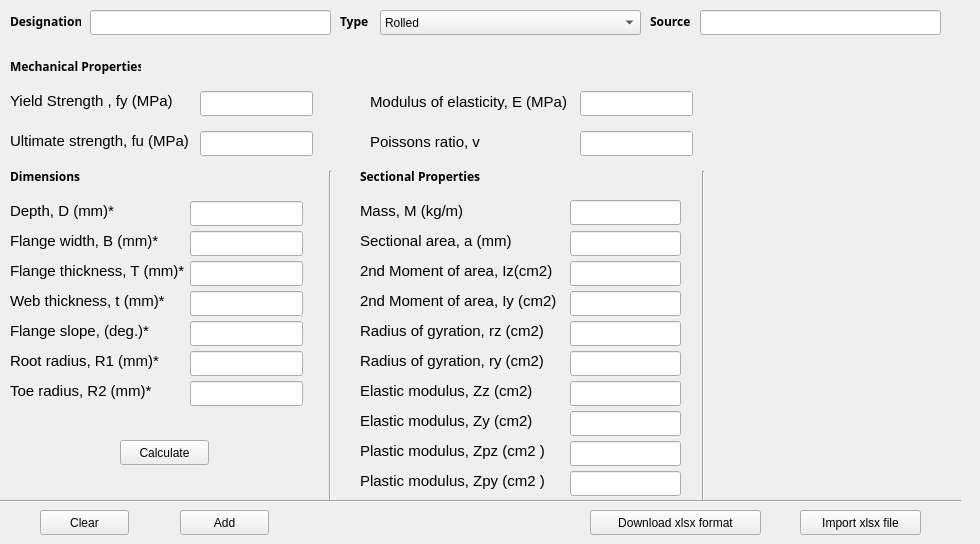
     <widget class="QWidget" name="tab_Beam">
      <attribute name="title">
       <string>Beam</string>
      </attribute>
      <widget class="QLabel" name="label_58">
       <property name="geometry">
        <rect>
         <x>370</x>
         <y>91</y>
         <width>201</width>
         <height>21</height>
        </rect>
       </property>
       <property name="font">
        <font>
         <pointsize>11</pointsize>
        </font>
       </property>
       <property name="text">
        <string>Modulus of elasticity, E (MPa)</string>
       </property>
      </widget>
      <widget class="QLabel" name="label_59">
       <property name="geometry">
        <rect>
         <x>10</x>
         <y>231</y>
         <width>181</width>
         <height>20</height>
        </rect>
       </property>
       <property name="font">
        <font>
         <pointsize>11</pointsize>
        </font>
       </property>
       <property name="text">
        <string>Flange width, B (mm)*</string>
       </property>
      </widget>
      <widget class="QLabel" name="label_60">
       <property name="geometry">
        <rect>
         <x>360</x>
         <y>440</y>
         <width>191</width>
         <height>21</height>
        </rect>
       </property>
       <property name="font">
        <font>
         <pointsize>11</pointsize>
        </font>
       </property>
       <property name="text">
        <string>Plastic modulus, Zpz (cm2 )</string>
       </property>
      </widget>
      <widget class="QLineEdit" name="lineEdit_ElasticModPZ_Beam">
       <property name="geometry">
        <rect>
         <x>570</x>
         <y>441</y>
         <width>111</width>
         <height>25</height>
        </rect>
       </property>
      </widget>
      <widget class="QLabel" name="label_61">
       <property name="geometry">
        <rect>
         <x>10</x>
         <y>261</y>
         <width>181</width>
         <height>20</height>
        </rect>
       </property>
       <property name="font">
        <font>
         <pointsize>11</pointsize>
        </font>
       </property>
       <property name="text">
        <string>Flange thickness, T (mm)*</string>
       </property>
      </widget>
      <widget class="QLabel" name="label_62">
       <property name="geometry">
        <rect>
         <x>360</x>
         <y>200</y>
         <width>191</width>
         <height>21</height>
        </rect>
       </property>
       <property name="font">
        <font>
         <pointsize>11</pointsize>
        </font>
       </property>
       <property name="text">
        <string>Mass, M (kg/m)</string>
       </property>
      </widget>
      <widget class="QLineEdit" name="lineEdit_RogY_Beam">
       <property name="geometry">
        <rect>
         <x>570</x>
         <y>351</y>
         <width>111</width>
         <height>25</height>
        </rect>
       </property>
      </widget>
      <widget class="Line" name="line_12">
       <property name="geometry">
        <rect>
         <x>673</x>
         <y>171</y>
         <width>61</width>
         <height>331</height>
        </rect>
       </property>
       <property name="orientation">
        <enum>Qt::Vertical</enum>
       </property>
      </widget>
      <widget class="QPushButton" name="pushButton_Add_Beam">
       <property name="geometry">
        <rect>
         <x>180</x>
         <y>510</y>
         <width>89</width>
         <height>25</height>
        </rect>
       </property>
       <property name="text">
        <string>Add</string>
       </property>
      </widget>
      <widget class="QLineEdit" name="lineEdit_FlangeThickness_Beam">
       <property name="geometry">
        <rect>
         <x>190</x>
         <y>261</y>
         <width>113</width>
         <height>25</height>
        </rect>
       </property>
      </widget>
      <widget class="QLabel" name="label_63">
       <property name="geometry">
        <rect>
         <x>340</x>
         <y>11</y>
         <width>71</width>
         <height>21</height>
        </rect>
       </property>
       <property name="font">
        <font>
         <family>Ubuntu Condensed</family>
         <weight>75</weight>
         <italic>false</italic>
         <bold>true</bold>
        </font>
       </property>
       <property name="text">
        <string>Type</string>
       </property>
      </widget>
      <widget class="QLabel" name="label_64">
       <property name="geometry">
        <rect>
         <x>10</x>
         <y>11</y>
         <width>71</width>
         <height>21</height>
        </rect>
       </property>
       <property name="font">
        <font>
         <family>Ubuntu Condensed</family>
         <weight>75</weight>
         <italic>false</italic>
         <bold>true</bold>
        </font>
       </property>
       <property name="text">
        <string>Designation</string>
       </property>
      </widget>
      <widget class="QLineEdit" name="lineEdit_YieldStrength_Beam">
       <property name="geometry">
        <rect>
         <x>200</x>
         <y>91</y>
         <width>113</width>
         <height>25</height>
        </rect>
       </property>
      </widget>
      <widget class="QLabel" name="label_65">
       <property name="geometry">
        <rect>
         <x>360</x>
         <y>380</y>
         <width>191</width>
         <height>21</height>
        </rect>
       </property>
       <property name="font">
        <font>
         <pointsize>11</pointsize>
        </font>
       </property>
       <property name="text">
        <string>Elastic modulus, Zz (cm2)</string>
       </property>
      </widget>
      <widget class="QLineEdit" name="lineEdit_Designation_Beam">
       <property name="geometry">
        <rect>
         <x>90</x>
         <y>10</y>
         <width>241</width>
         <height>25</height>
        </rect>
       </property>
      </widget>
      <widget class="QPushButton" name="pushButton_Import_Beam">
       <property name="geometry">
        <rect>
         <x>800</x>
         <y>510</y>
         <width>121</width>
         <height>25</height>
        </rect>
       </property>
       <property name="text">
        <string>Import xlsx file</string>
       </property>
      </widget>
      <widget class="QLabel" name="label_66">
       <property name="geometry">
        <rect>
         <x>370</x>
         <y>131</y>
         <width>121</width>
         <height>21</height>
        </rect>
       </property>
       <property name="font">
        <font>
         <pointsize>11</pointsize>
        </font>
       </property>
       <property name="text">
        <string>Poissons ratio, v</string>
       </property>
      </widget>
      <widget class="QLabel" name="label_67">
       <property name="geometry">
        <rect>
         <x>360</x>
         <y>260</y>
         <width>201</width>
         <height>21</height>
        </rect>
       </property>
       <property name="font">
        <font>
         <pointsize>11</pointsize>
        </font>
       </property>
       <property name="text">
        <string>2nd Moment of area, Iz(cm2)</string>
       </property>
      </widget>
      <widget class="QLabel" name="label_68">
       <property name="geometry">
        <rect>
         <x>360</x>
         <y>410</y>
         <width>191</width>
         <height>21</height>
        </rect>
       </property>
       <property name="font">
        <font>
         <pointsize>11</pointsize>
        </font>
       </property>
       <property name="text">
        <string>Elastic modulus, Zy (cm2)</string>
       </property>
      </widget>
      <widget class="QLabel" name="label_69">
       <property name="geometry">
        <rect>
         <x>10</x>
         <y>291</y>
         <width>181</width>
         <height>20</height>
        </rect>
       </property>
       <property name="font">
        <font>
         <pointsize>11</pointsize>
        </font>
       </property>
       <property name="text">
        <string>Web thickness, t (mm)*</string>
       </property>
      </widget>
      <widget class="QLineEdit" name="lineEdit_Depth_Beam">
       <property name="geometry">
        <rect>
         <x>190</x>
         <y>201</y>
         <width>113</width>
         <height>25</height>
        </rect>
       </property>
      </widget>
      <widget class="QLabel" name="label_70">
       <property name="geometry">
        <rect>
         <x>360</x>
         <y>320</y>
         <width>191</width>
         <height>21</height>
        </rect>
       </property>
       <property name="font">
        <font>
         <pointsize>11</pointsize>
        </font>
       </property>
       <property name="text">
        <string>Radius of gyration, rz (cm2)</string>
       </property>
      </widget>
      <widget class="QLabel" name="label_71">
       <property name="geometry">
        <rect>
         <x>360</x>
         <y>290</y>
         <width>201</width>
         <height>21</height>
        </rect>
       </property>
       <property name="font">
        <font>
         <pointsize>11</pointsize>
        </font>
       </property>
       <property name="text">
        <string>2nd Moment of area, Iy (cm2)</string>
       </property>
      </widget>
      <widget class="QPushButton" name="pushButton_Clear_Beam">
       <property name="geometry">
        <rect>
         <x>40</x>
         <y>510</y>
         <width>89</width>
         <height>25</height>
        </rect>
       </property>
       <property name="text">
        <string>Clear</string>
       </property>
      </widget>
      <widget class="QLineEdit" name="lineEdit_ModElasticity_Beam">
       <property name="geometry">
        <rect>
         <x>580</x>
         <y>91</y>
         <width>113</width>
         <height>25</height>
        </rect>
       </property>
      </widget>
      <widget class="QPushButton" name="pushButton_Download_Beam">
       <property name="geometry">
        <rect>
         <x>590</x>
         <y>510</y>
         <width>171</width>
         <height>25</height>
        </rect>
       </property>
       <property name="text">
        <string>Download xlsx format</string>
       </property>
      </widget>
      <widget class="QLineEdit" name="lineEdit_FlangeWidth_Beam">
       <property name="geometry">
        <rect>
         <x>190</x>
         <y>231</y>
         <width>113</width>
         <height>25</height>
        </rect>
       </property>
      </widget>
      <widget class="QLineEdit" name="lineEdit_MomentOfAreaY_Beam">
       <property name="geometry">
        <rect>
         <x>570</x>
         <y>291</y>
         <width>111</width>
         <height>25</height>
        </rect>
       </property>
      </widget>
      <widget class="QLineEdit" name="lineEdit_ToeRadius_Beam">
       <property name="geometry">
        <rect>
         <x>190</x>
         <y>381</y>
         <width>113</width>
         <height>25</height>
        </rect>
       </property>
      </widget>
      <widget class="QLineEdit" name="lineEdit_RogZ_Beam">
       <property name="geometry">
        <rect>
         <x>570</x>
         <y>321</y>
         <width>111</width>
         <height>25</height>
        </rect>
       </property>
      </widget>
      <widget class="QLabel" name="label_72">
       <property name="geometry">
        <rect>
         <x>10</x>
         <y>321</y>
         <width>181</width>
         <height>20</height>
        </rect>
       </property>
       <property name="font">
        <font>
         <pointsize>11</pointsize>
        </font>
       </property>
       <property name="text">
        <string>Flange slope, (deg.)*</string>
       </property>
      </widget>
      <widget class="QLineEdit" name="lineEdit_WeBThickness_Beam">
       <property name="geometry">
        <rect>
         <x>190</x>
         <y>291</y>
         <width>113</width>
         <height>25</height>
        </rect>
       </property>
      </widget>
      <widget class="QLineEdit" name="lineEdit_ElasticModPY_Beam">
       <property name="geometry">
        <rect>
         <x>570</x>
         <y>471</y>
         <width>111</width>
         <height>25</height>
        </rect>
       </property>
      </widget>
      <widget class="QLabel" name="label_73">
       <property name="geometry">
        <rect>
         <x>10</x>
         <y>351</y>
         <width>181</width>
         <height>20</height>
        </rect>
       </property>
       <property name="font">
        <font>
         <pointsize>11</pointsize>
        </font>
       </property>
       <property name="text">
        <string>Root radius, R1 (mm)*</string>
       </property>
      </widget>
      <widget class="QLabel" name="label_74">
       <property name="geometry">
        <rect>
         <x>650</x>
         <y>11</y>
         <width>51</width>
         <height>21</height>
        </rect>
       </property>
       <property name="font">
        <font>
         <family>Ubuntu Condensed</family>
         <weight>75</weight>
         <italic>false</italic>
         <bold>true</bold>
        </font>
       </property>
       <property name="text">
        <string>Source</string>
       </property>
      </widget>
      <widget class="QLabel" name="label_75">
       <property name="geometry">
        <rect>
         <x>360</x>
         <y>161</y>
         <width>121</width>
         <height>31</height>
        </rect>
       </property>
       <property name="font">
        <font>
         <family>Ubuntu Condensed</family>
         <weight>75</weight>
         <italic>false</italic>
         <bold>true</bold>
        </font>
       </property>
       <property name="text">
        <string>Sectional Properties</string>
       </property>
      </widget>
      <widget class="QLineEdit" name="lineEdit_UltimateStrength_Beam">
       <property name="geometry">
        <rect>
         <x>200</x>
         <y>131</y>
         <width>113</width>
         <height>25</height>
        </rect>
       </property>
      </widget>
      <widget class="QLineEdit" name="lineEdit_FlangeSlope_Beam">
       <property name="geometry">
        <rect>
         <x>190</x>
         <y>321</y>
         <width>113</width>
         <height>25</height>
        </rect>
       </property>
      </widget>
      <widget class="QLabel" name="label_76">
       <property name="geometry">
        <rect>
         <x>360</x>
         <y>350</y>
         <width>191</width>
         <height>21</height>
        </rect>
       </property>
       <property name="font">
        <font>
         <pointsize>11</pointsize>
        </font>
       </property>
       <property name="text">
        <string>Radius of gyration, ry (cm2)</string>
       </property>
      </widget>
      <widget class="QLineEdit" name="lineEdit_ElasticModZ_Beam">
       <property name="geometry">
        <rect>
         <x>570</x>
         <y>381</y>
         <width>111</width>
         <height>25</height>
        </rect>
       </property>
      </widget>
      <widget class="QLabel" name="label_77">
       <property name="geometry">
        <rect>
         <x>10</x>
         <y>161</y>
         <width>71</width>
         <height>31</height>
        </rect>
       </property>
       <property name="font">
        <font>
         <family>Ubuntu Condensed</family>
         <weight>75</weight>
         <italic>false</italic>
         <bold>true</bold>
        </font>
       </property>
       <property name="text">
        <string>Dimensions</string>
       </property>
      </widget>
      <widget class="QLabel" name="label_78">
       <property name="geometry">
        <rect>
         <x>10</x>
         <y>381</y>
         <width>181</width>
         <height>20</height>
        </rect>
       </property>
       <property name="font">
        <font>
         <pointsize>11</pointsize>
        </font>
       </property>
       <property name="text">
        <string>Toe radius, R2 (mm)*</string>
       </property>
      </widget>
      <widget class="QLabel" name="label_79">
       <property name="geometry">
        <rect>
         <x>10</x>
         <y>131</y>
         <width>181</width>
         <height>20</height>
        </rect>
       </property>
       <property name="font">
        <font>
         <pointsize>11</pointsize>
        </font>
       </property>
       <property name="text">
        <string>Ultimate strength, fu (MPa)</string>
       </property>
      </widget>
      <widget class="QLineEdit" name="lineEdit_MomentOfAreaZ_Beam">
       <property name="geometry">
        <rect>
         <x>570</x>
         <y>261</y>
         <width>111</width>
         <height>25</height>
        </rect>
       </property>
      </widget>
      <widget class="QLabel" name="label_80">
       <property name="geometry">
        <rect>
         <x>10</x>
         <y>201</y>
         <width>181</width>
         <height>20</height>
        </rect>
       </property>
       <property name="font">
        <font>
         <pointsize>11</pointsize>
        </font>
       </property>
       <property name="text">
        <string>Depth, D (mm)*</string>
       </property>
      </widget>
      <widget class="QLineEdit" name="lineEdit_ElasticModY_Beam">
       <property name="geometry">
        <rect>
         <x>570</x>
         <y>411</y>
         <width>111</width>
         <height>25</height>
        </rect>
       </property>
      </widget>
      <widget class="QLineEdit" name="lineEdit_Source_Beam">
       <property name="geometry">
        <rect>
         <x>700</x>
         <y>10</y>
         <width>241</width>
         <height>25</height>
        </rect>
       </property>
      </widget>
      <widget class="QLabel" name="label_81">
       <property name="geometry">
        <rect>
         <x>10</x>
         <y>51</y>
         <width>131</width>
         <height>31</height>
        </rect>
       </property>
       <property name="font">
        <font>
         <family>Ubuntu Condensed</family>
         <weight>75</weight>
         <italic>false</italic>
         <bold>true</bold>
        </font>
       </property>
       <property name="text">
        <string>Mechanical Properties</string>
       </property>
      </widget>
      <widget class="QLineEdit" name="lineEdit_PoissonsRatio_Beam">
       <property name="geometry">
        <rect>
         <x>580</x>
         <y>131</y>
         <width>113</width>
         <height>25</height>
        </rect>
       </property>
      </widget>
      <widget class="QLabel" name="label_82">
       <property name="geometry">
        <rect>
         <x>10</x>
         <y>91</y>
         <width>171</width>
         <height>20</height>
        </rect>
       </property>
       <property name="font">
        <font>
         <pointsize>11</pointsize>
        </font>
       </property>
       <property name="text">
        <string>Yield Strength , fy (MPa)</string>
       </property>
      </widget>
      <widget class="Line" name="line_13">
       <property name="geometry">
        <rect>
         <x>320</x>
         <y>171</y>
         <width>21</width>
         <height>331</height>
        </rect>
       </property>
       <property name="orientation">
        <enum>Qt::Vertical</enum>
       </property>
      </widget>
      <widget class="QLineEdit" name="lineEdit_SectionalArea_Beam">
       <property name="geometry">
        <rect>
         <x>570</x>
         <y>231</y>
         <width>111</width>
         <height>25</height>
        </rect>
       </property>
      </widget>
      <widget class="QLabel" name="label_83">
       <property name="geometry">
        <rect>
         <x>360</x>
         <y>470</y>
         <width>191</width>
         <height>21</height>
        </rect>
       </property>
       <property name="font">
        <font>
         <pointsize>11</pointsize>
        </font>
       </property>
       <property name="text">
        <string>Plastic modulus, Zpy (cm2 )</string>
       </property>
      </widget>
      <widget class="Line" name="line_14">
       <property name="geometry">
        <rect>
         <x>-10</x>
         <y>491</y>
         <width>971</width>
         <height>21</height>
        </rect>
       </property>
       <property name="orientation">
        <enum>Qt::Horizontal</enum>
       </property>
      </widget>
      <widget class="QLineEdit" name="lineEdit_RootRadius_Beam">
       <property name="geometry">
        <rect>
         <x>190</x>
         <y>351</y>
         <width>113</width>
         <height>25</height>
        </rect>
       </property>
      </widget>
      <widget class="QLabel" name="label_84">
       <property name="geometry">
        <rect>
         <x>360</x>
         <y>230</y>
         <width>191</width>
         <height>21</height>
        </rect>
       </property>
       <property name="font">
        <font>
         <pointsize>11</pointsize>
        </font>
       </property>
       <property name="text">
        <string>Sectional area, a (mm)</string>
       </property>
      </widget>
      <widget class="QLineEdit" name="lineEdit_Mass_Beam">
       <property name="geometry">
        <rect>
         <x>570</x>
         <y>200</y>
         <width>111</width>
         <height>25</height>
        </rect>
       </property>
      </widget>
      <widget class="QComboBox" name="comboBox_Beam">
       <property name="geometry">
        <rect>
         <x>380</x>
         <y>10</y>
         <width>261</width>
         <height>25</height>
        </rect>
       </property>
       <item>
        <property name="text">
         <string>Rolled</string>
        </property>
       </item>
       <item>
        <property name="text">
         <string>Welded</string>
        </property>
       </item>
      </widget>
      <widget class="QPushButton" name="pushButton_Calculate_Beam">
       <property name="geometry">
        <rect>
         <x>120</x>
         <y>440</y>
         <width>89</width>
         <height>25</height>
        </rect>
       </property>
       <property name="text">
        <string>Calculate</string>
       </property>
      </widget>
     </widget>
